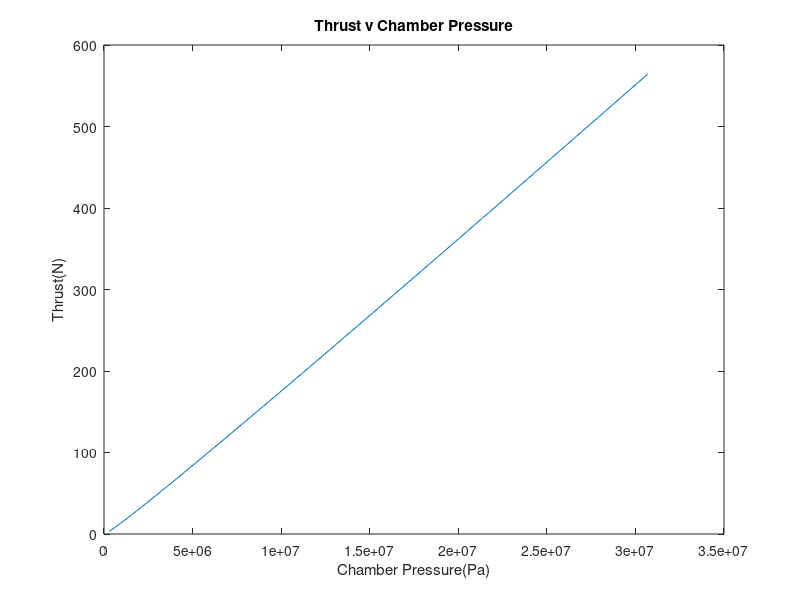

MATLAB code to generate this figure:
%% Setup
clc;
clear;

%% Initial Conditions
Tank_total_Pressure_init = 3.1e+7; %Pa
Tank_total_Temp_init = 298.15; %K
Thrust_eff = 0.90; % Efficiency of Nozzle
P_atm = 1e5; %Pa - Exit Pressure Equals Atm pressure
d_star = 4.0e-3; %m
%d_exit = 2.5e-2; %m
P_c = .01*Tank_total_Pressure_init; %Pa
V_tank = 0.00147484/2; %m^3
k = 1.4; % Specific Heat Ratio
R_gas = 296; %J/kg/K\

%m_tank_init = Tank_total_Pressure_init*V_tank/R_gas/Tank_total_Temp_init;
A_star = pi/4*d_star^2;

%% Simulate Change in Thrust as Chamber Pressure Increases
P_chamber(1) = P_c;
n = 1;
pressure_step = .01*Tank_total_Pressure_init;
while P_chamber(n) < Tank_total_Pressure_init

    C_f(n) = sqrt(2*k*k/(k-1)*(2/(k+1))^((k+1)/(k-1))*(1 - (P_atm/P_chamber(n))^((k-1)/k)));
    Thrust(n) = P_chamber(n)*A_star*C_f(n)*Thrust_eff;
    
    %Update iteration values
    P_chamber(n+1) = P_chamber(n) + pressure_step;
    n = n+1; 
end
n = n-1;
figure(1)
plot(P_chamber(1:n),Thrust(1:n))
title('Thrust v Chamber Pressure')
xlabel('Chamber Pressure(Pa)');
ylabel('Thrust(N)');
